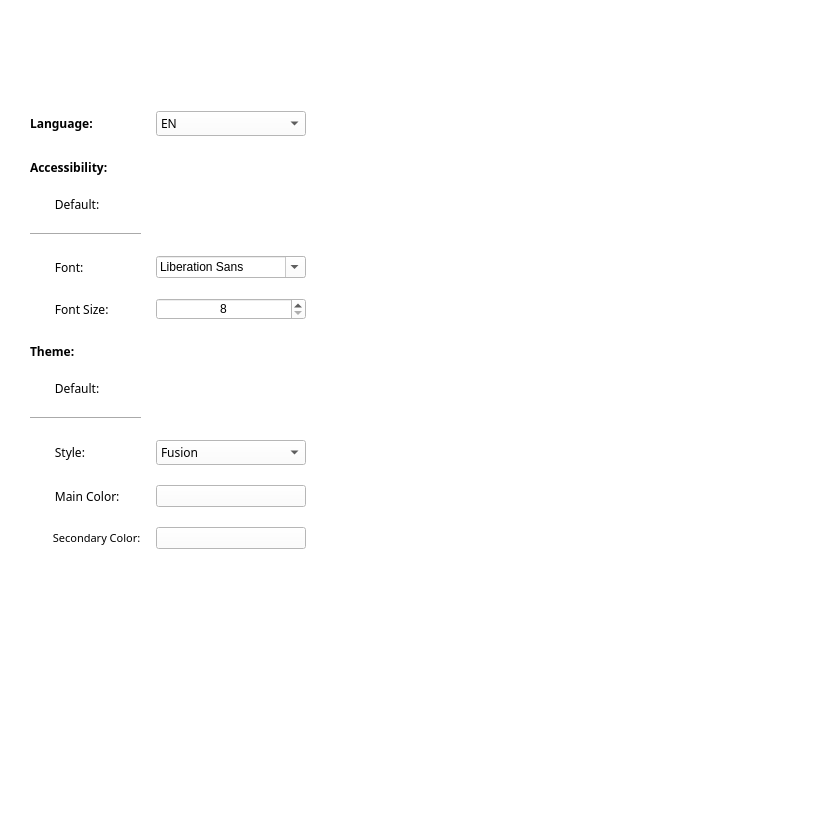
<?xml version="1.0" encoding="UTF-8"?>
<ui version="4.0">
 <class>Form</class>
 <widget class="QWidget" name="Form">
  <property name="geometry">
   <rect>
    <x>0</x>
    <y>0</y>
    <width>813</width>
    <height>815</height>
   </rect>
  </property>
  <property name="windowTitle">
   <string>Form</string>
  </property>
  <property name="styleSheet">
   <string notr="true">
background-color: rgb(255, 255, 255);</string>
  </property>
  <layout class="QGridLayout" name="gridLayout_2">
   <property name="leftMargin">
    <number>30</number>
   </property>
   <property name="rightMargin">
    <number>30</number>
   </property>
   <property name="bottomMargin">
    <number>0</number>
   </property>
   <property name="verticalSpacing">
    <number>10</number>
   </property>
   <item row="0" column="0">
    <layout class="QGridLayout" name="mainWidget">
     <property name="sizeConstraint">
      <enum>QLayout::SetDefaultConstraint</enum>
     </property>
     <property name="rightMargin">
      <number>30</number>
     </property>
     <property name="horizontalSpacing">
      <number>15</number>
     </property>
     <property name="verticalSpacing">
      <number>20</number>
     </property>
     <item row="14" column="2">
      <widget class="QPushButton" name="secondaryColorButton">
       <property name="text">
        <string/>
       </property>
       <property name="checkable">
        <bool>false</bool>
       </property>
       <property name="checked">
        <bool>false</bool>
       </property>
      </widget>
     </item>
     <item row="1" column="0">
      <widget class="QLabel" name="languageLabel">
       <property name="font">
        <font>
         <family>Cascadia Mono</family>
         <pointsize>9</pointsize>
         <weight>75</weight>
         <bold>true</bold>
        </font>
       </property>
       <property name="text">
        <string>Language:</string>
       </property>
       <property name="alignment">
        <set>Qt::AlignJustify|Qt::AlignVCenter</set>
       </property>
      </widget>
     </item>
     <item row="14" column="0">
      <widget class="QLabel" name="secondaryColorLabel">
       <property name="font">
        <font>
         <family>Cascadia Mono</family>
         <pointsize>8</pointsize>
        </font>
       </property>
       <property name="text">
        <string>        Secondary Color:</string>
       </property>
      </widget>
     </item>
     <item row="0" column="0">
      <spacer name="topVerticalSpacer">
       <property name="orientation">
        <enum>Qt::Vertical</enum>
       </property>
       <property name="sizeType">
        <enum>QSizePolicy::Fixed</enum>
       </property>
       <property name="sizeHint" stdset="0">
        <size>
         <width>20</width>
         <height>100</height>
        </size>
       </property>
      </spacer>
     </item>
     <item row="13" column="0">
      <widget class="QLabel" name="mainColorLabel">
       <property name="font">
        <font>
         <family>Cascadia Mono</family>
        </font>
       </property>
       <property name="text">
        <string>        Main Color:</string>
       </property>
      </widget>
     </item>
     <item row="6" column="3">
      <spacer name="horizontalSpacer">
       <property name="orientation">
        <enum>Qt::Horizontal</enum>
       </property>
       <property name="sizeHint" stdset="0">
        <size>
         <width>40</width>
         <height>20</height>
        </size>
       </property>
      </spacer>
     </item>
     <item row="3" column="0">
      <widget class="QLabel" name="accessibilityLabel">
       <property name="font">
        <font>
         <family>Cascadia Mono</family>
         <pointsize>9</pointsize>
         <weight>75</weight>
         <bold>true</bold>
        </font>
       </property>
       <property name="text">
        <string>Accessibility:</string>
       </property>
       <property name="alignment">
        <set>Qt::AlignLeading|Qt::AlignLeft|Qt::AlignVCenter</set>
       </property>
      </widget>
     </item>
     <item row="7" column="0">
      <widget class="QLabel" name="fontSizeLabel">
       <property name="font">
        <font>
         <family>Cascadia Mono</family>
        </font>
       </property>
       <property name="text">
        <string>        Font Size: </string>
       </property>
      </widget>
     </item>
     <item row="8" column="0">
      <spacer name="MidVerticalSpacer">
       <property name="orientation">
        <enum>Qt::Vertical</enum>
       </property>
       <property name="sizeType">
        <enum>QSizePolicy::Fixed</enum>
       </property>
       <property name="sizeHint" stdset="0">
        <size>
         <width>20</width>
         <height>3</height>
        </size>
       </property>
      </spacer>
     </item>
     <item row="6" column="2">
      <widget class="QFontComboBox" name="fontComboBox">
       <property name="maximumSize">
        <size>
         <width>150</width>
         <height>16777215</height>
        </size>
       </property>
      </widget>
     </item>
     <item row="6" column="0">
      <widget class="QLabel" name="fontLabel">
       <property name="font">
        <font>
         <family>Cascadia Mono</family>
        </font>
       </property>
       <property name="text">
        <string>        Font: </string>
       </property>
      </widget>
     </item>
     <item row="12" column="0">
      <widget class="QLabel" name="styleLabel">
       <property name="font">
        <font>
         <family>Cascadia Mono</family>
        </font>
       </property>
       <property name="text">
        <string>        Style:</string>
       </property>
       <property name="scaledContents">
        <bool>false</bool>
       </property>
      </widget>
     </item>
     <item row="12" column="2">
      <widget class="QComboBox" name="styleBox">
       <property name="font">
        <font>
         <family>Cascadia Mono</family>
        </font>
       </property>
       <item>
        <property name="text">
         <string>Fusion</string>
        </property>
       </item>
       <item>
        <property name="text">
         <string>Windows Vista</string>
        </property>
       </item>
      </widget>
     </item>
     <item row="15" column="0">
      <spacer name="downVerticalSpacer">
       <property name="orientation">
        <enum>Qt::Vertical</enum>
       </property>
       <property name="sizeHint" stdset="0">
        <size>
         <width>20</width>
         <height>40</height>
        </size>
       </property>
      </spacer>
     </item>
     <item row="2" column="0">
      <spacer name="verticalSpacer">
       <property name="orientation">
        <enum>Qt::Vertical</enum>
       </property>
       <property name="sizeType">
        <enum>QSizePolicy::Fixed</enum>
       </property>
       <property name="sizeHint" stdset="0">
        <size>
         <width>20</width>
         <height>3</height>
        </size>
       </property>
      </spacer>
     </item>
     <item row="1" column="2">
      <widget class="QComboBox" name="languagesComboBox">
       <property name="font">
        <font>
         <family>Cascadia Mono</family>
        </font>
       </property>
       <item>
        <property name="text">
         <string>EN</string>
        </property>
        <property name="icon">
         <iconset>
          <normaloff>INFOR_TFG/correct.png</normaloff>INFOR_TFG/correct.png</iconset>
        </property>
       </item>
       <item>
        <property name="text">
         <string>ES</string>
        </property>
        <property name="icon">
         <iconset>
          <normaloff>INFOR_TFG/correct.png</normaloff>INFOR_TFG/correct.png</iconset>
        </property>
       </item>
       <item>
        <property name="text">
         <string>EUS</string>
        </property>
        <property name="icon">
         <iconset>
          <normaloff>INFOR_TFG/correct.png</normaloff>INFOR_TFG/correct.png</iconset>
        </property>
       </item>
      </widget>
     </item>
     <item row="13" column="2">
      <widget class="QPushButton" name="mainColorButton">
       <property name="maximumSize">
        <size>
         <width>16777215</width>
         <height>16777215</height>
        </size>
       </property>
       <property name="sizeIncrement">
        <size>
         <width>100</width>
         <height>0</height>
        </size>
       </property>
       <property name="layoutDirection">
        <enum>Qt::LeftToRight</enum>
       </property>
       <property name="text">
        <string/>
       </property>
      </widget>
     </item>
     <item row="7" column="2">
      <widget class="QSpinBox" name="fontSizeBox">
       <property name="wrapping">
        <bool>false</bool>
       </property>
       <property name="alignment">
        <set>Qt::AlignCenter</set>
       </property>
       <property name="suffix">
        <string/>
       </property>
       <property name="minimum">
        <number>8</number>
       </property>
       <property name="maximum">
        <number>12</number>
       </property>
      </widget>
     </item>
     <item row="9" column="0">
      <widget class="QLabel" name="themeLabel">
       <property name="font">
        <font>
         <family>Cascadia Mono</family>
         <pointsize>9</pointsize>
         <weight>75</weight>
         <bold>true</bold>
        </font>
       </property>
       <property name="text">
        <string>Theme:</string>
       </property>
      </widget>
     </item>
     <item row="10" column="0">
      <widget class="QLabel" name="defaultThemeLabel">
       <property name="font">
        <font>
         <family>Cascadia Mono</family>
        </font>
       </property>
       <property name="text">
        <string>        Default:</string>
       </property>
      </widget>
     </item>
     <item row="11" column="0">
      <widget class="Line" name="themeLine">
       <property name="orientation">
        <enum>Qt::Horizontal</enum>
       </property>
      </widget>
     </item>
     <item row="5" column="0">
      <widget class="Line" name="accessibilityLine">
       <property name="orientation">
        <enum>Qt::Horizontal</enum>
       </property>
      </widget>
     </item>
     <item row="4" column="0">
      <widget class="QLabel" name="defaultAccessibiitlyLabel">
       <property name="font">
        <font>
         <family>Cascadia Mono</family>
        </font>
       </property>
       <property name="text">
        <string>        Default:</string>
       </property>
      </widget>
     </item>
    </layout>
   </item>
  </layout>
 </widget>
 <tabstops>
  <tabstop>languagesComboBox</tabstop>
  <tabstop>fontComboBox</tabstop>
  <tabstop>styleBox</tabstop>
  <tabstop>mainColorButton</tabstop>
  <tabstop>secondaryColorButton</tabstop>
 </tabstops>
 <resources/>
 <connections/>
</ui>
